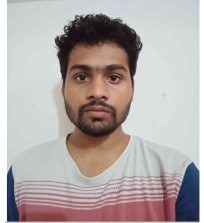
#> input picture my_img.jpeg, 204 x 223 px
$ python shape.py
#> lines starting #> are read from the running program, lines starting #| are printed output that depends on the picture
import cv2

img = cv2.imread("my_img.jpeg")
#> img is the input picture: shape (223, 204, 3); mean B, G, R 167.5, 169.4, 178.2

blue = img[:, :, 0]
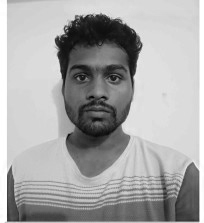
#> blue: shape (223, 204); min 0, max 255, mean 167.5
green = img[:, :, 1]
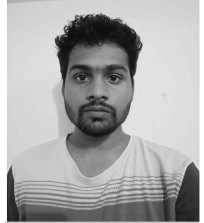
#> green: shape (223, 204); min 4, max 255, mean 169.4

cv2.imshow("Blue", blue)
cv2.imshow("Green", green)

cv2.waitKey(0)
cv2.destroyAllWindows()
